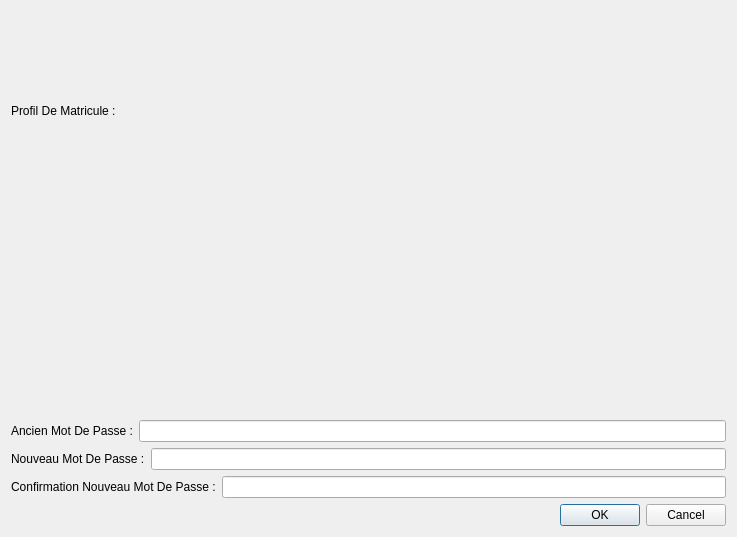
<?xml version="1.0" encoding="UTF-8"?>
<ui version="4.0">
 <class>modifierProfil</class>
 <widget class="QDialog" name="modifierProfil">
  <property name="geometry">
   <rect>
    <x>0</x>
    <y>0</y>
    <width>737</width>
    <height>537</height>
   </rect>
  </property>
  <property name="windowTitle">
   <string>Dialog</string>
  </property>
  <layout class="QVBoxLayout" name="verticalLayout_3">
   <item>
    <widget class="QLabel" name="label_6">
     <property name="text">
      <string>Profil De Matricule :</string>
     </property>
    </widget>
   </item>
   <item>
    <widget class="QLabel" name="matMP">
     <property name="text">
      <string/>
     </property>
    </widget>
   </item>
   <item>
    <layout class="QVBoxLayout" name="verticalLayout_2">
     <item>
      <layout class="QHBoxLayout" name="horizontalLayout_2">
       <item>
        <widget class="QLabel" name="label_2">
         <property name="text">
          <string>Ancien Mot De Passe :</string>
         </property>
        </widget>
       </item>
       <item>
        <widget class="QLineEdit" name="AMDP"/>
       </item>
      </layout>
     </item>
     <item>
      <layout class="QHBoxLayout" name="horizontalLayout_3">
       <item>
        <widget class="QLabel" name="label_3">
         <property name="text">
          <string>Nouveau Mot De Passe :</string>
         </property>
        </widget>
       </item>
       <item>
        <widget class="QLineEdit" name="NMDP"/>
       </item>
      </layout>
     </item>
     <item>
      <layout class="QHBoxLayout" name="horizontalLayout_4">
       <item>
        <widget class="QLabel" name="label_4">
         <property name="text">
          <string>Confirmation Nouveau Mot De Passe :</string>
         </property>
        </widget>
       </item>
       <item>
        <widget class="QLineEdit" name="CNMDP"/>
       </item>
      </layout>
     </item>
    </layout>
   </item>
   <item>
    <widget class="QDialogButtonBox" name="buttonBox_2">
     <property name="orientation">
      <enum>Qt::Horizontal</enum>
     </property>
     <property name="standardButtons">
      <set>QDialogButtonBox::Cancel|QDialogButtonBox::Ok</set>
     </property>
    </widget>
   </item>
  </layout>
 </widget>
 <resources/>
 <connections/>
</ui>
